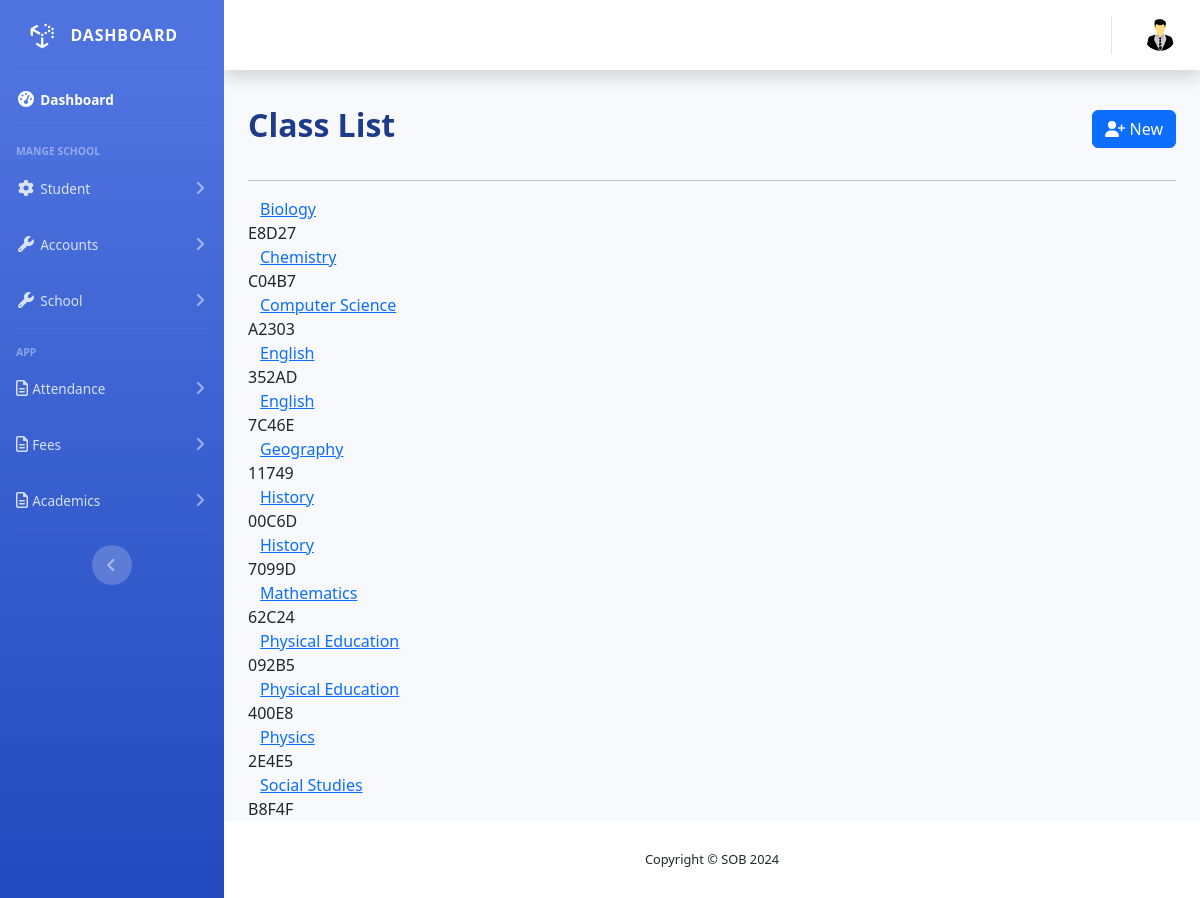
Before: /subjects/ with the older database file.
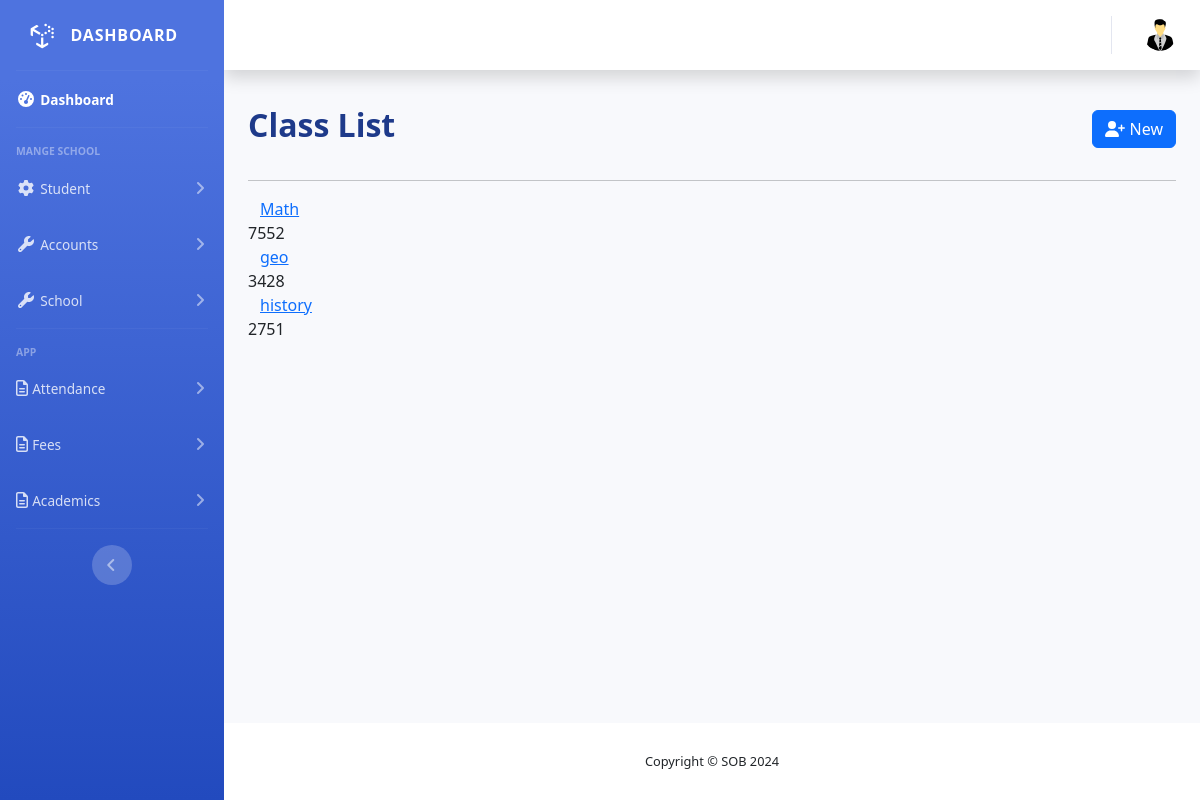
After: the same page with the newer database file.
### core/models.py (models this page shows, shortened)
class Subject(models.Model):
    name = models.CharField(max_length=100)
    code = models.CharField(max_length=10, unique=True, default=generate_sub_code)

### core/views.py (the view, shortened to what this page needs)
# urls.py: path('subjects/', views.SubjectView.as_view(), name='subject-list'),
class SubjectView(CreateView):
    model = Subject
    form_class = SubjectForm
    template_name = 'core/subject_list.html'
    success_url = reverse_lazy('subject-list')
    def get_context_data(self, **kwargs):
        context = super().get_context_data(**kwargs)
        context['subjects'] = Subject.objects.all().order_by('name')
        return context

### core/utils.py (called while the page is built)
def generate_sub_code():
    while True:
        code = str(random.randint(1000, 9999))
        subject = apps.get_model('core', 'Subject')
        if not subject.objects.filter(code=code).exists():
            return code

### core/templates/core/subject_list.html (shortened to what this page needs)
{% extends "base.html" %}
{% load static %}
{% block main %}
{% block head %}
<link rel="stylesheet" href="{% static "core/css/class_list.css" %}">
{% endblock head %}
<div class="container">
  <div class="d-flex justify-content-between align-items-center">
    <h2 class="fw-bold text-start" style="color:#1E3A8A;">Class List</h2>
    <div class="d-flex">
      <div class="my-3 ms-2 ms-md-3">
          <button type="button" id="filter-btn" class="btn btn-primary bg-primary" data-bs-toggle="modal" data-bs-target="#addClassModal">
            <i class="fa-solid fa-user-plus"></i> New
          </button>
      </div>
    </div>
  </div>
<hr>
  <div class="container ">
      <div class="row">
        {% for sub in subjects %}
        <a href="{% url "subject-detail" sub.id %}">{{sub.name}}</a>
        {{sub.code}} <br>
        {% endfor %}
      </div>
  </div>
</div>
{% endblock main  %}

Changed rows visible on the page:
removed Subject: name "Biology", code "E8D27"
removed Subject: name "Chemistry", code "C04B7"
removed Subject: name "Computer Science", code "A2303"
removed Subject: name "English", code "352AD"
removed Subject: name "English", code "7C46E"
removed Subject: name "Geography", code "11749"
removed Subject: name "History", code "00C6D"
removed Subject: name "History", code "7099D"
removed Subject: name "Mathematics", code "62C24"
removed Subject: name "Physical Education", code "092B5"
removed Subject: name "Physical Education", code "400E8"
removed Subject: name "Physics", code "2E4E5"
removed Subject: name "Social Studies", code "B8F4F"
added Subject: name "Math", code "7552"
added Subject: name "geo", code "3428"
added Subject: name "history", code "2751"
